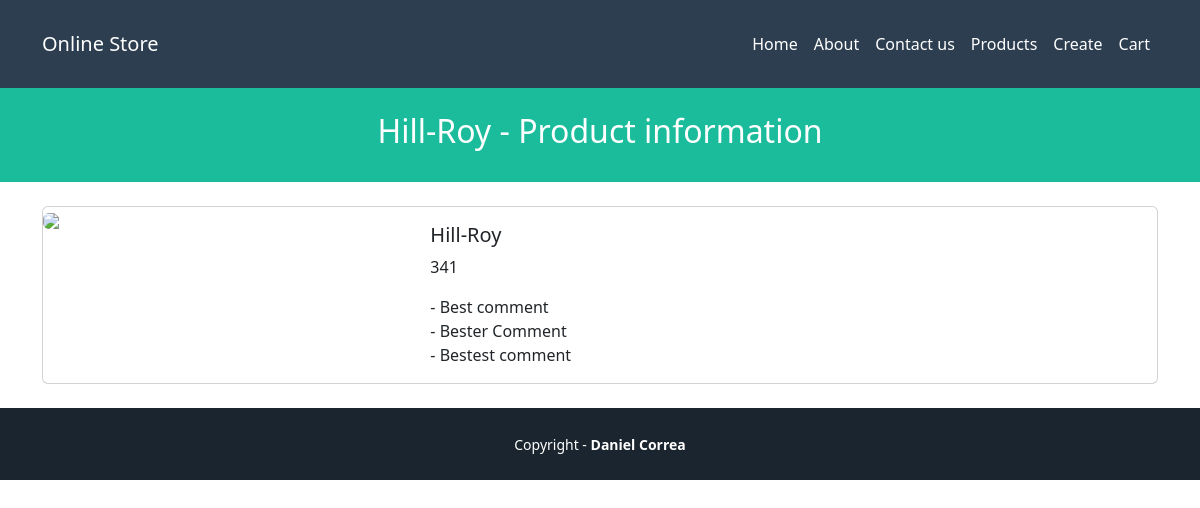
/products/1, run on the app's committed database.
### pages/models.py (models this page shows)
class Product(models.Model):
    name = models.CharField(max_length=255)
    price = models.IntegerField()
    created_at = models.DateTimeField(auto_now_add=True)
    updated_at = models.DateTimeField(auto_now=True)

class Comment(models.Model):
    Product = models.ForeignKey(Product, on_delete=models.CASCADE)
    description = models.TextField()

### pages/views.py (the view)
# urls.py: path('products/<str:id>', ProductShowView.as_view(), name='show'),
class ProductShowView(View):
    template_name = 'products/show.html'
    def get(self, request, id):
        viewData = {}
        try:
            product_id = int(id)
            if product_id < 1:
                raise ValueError("Product id must be 1 or greater")
            product = get_object_or_404(Product, pk=product_id)
        except (ValueError, IndexError):
            return HttpResponseRedirect(reverse('home'))
        viewData = {}
        product = get_object_or_404(Product, pk=product_id)
        viewData["title"] = product.name + " - Online Store"
        viewData["subtitle"] =  product.name + " - Product information"
        viewData["product"] = product
        return render(request, self.template_name, viewData)

### pages/templates/products/show.html (shortened to what this page needs)
{% extends 'pages/base.html' %}
{% block header_title %} {{subtitle}} {% endblock %}
{% block content %}
<div class="card mb-3">
  <div class="row g-0">
    <div class="col-md-4">
      <img src="https://static.djangoproject.com/img/logos/django-logo-positive.svg" class="img-fluid rounded-start">
    </div>
    <div class="col-md-8">
      <div class="card-body">
        <h5 class="card-title">
          {{product.name}}
        </h5>
        {% if product.price > 2000%}
            <p class="card-text" style="color:red;"> {{ product.price}} </p>
        {% else %}
            <p class="card-text"> {{product.price}}</p>
        {% endif %}
        {% for comment in product.comment_set.all %}
        - {{ comment.description }}<br />
        {% endfor %}
      </div>
    </div>
  </div>
</div>
{% endblock %}

### data on the page
Product: name "Hill-Roy", price "341"
Comment: description "Best comment"
Comment: description "Bester Comment"
Comment: description "Bestest comment"

### other printed values
{{ subtitle }} "Hill-Roy - Product information"
